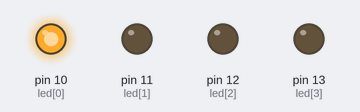
The sketch below on a simulated Arduino Uno, built with avr-gcc and run on an emulated ATmega328P. Parts: output pins drawn as LEDs (lit = HIGH). Random numbers use the default seed unless the sketch sets one.

Above: at 0.1 s.
At 14.1 s:
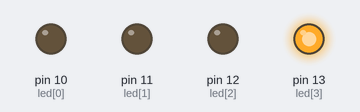
At 22.1 s:
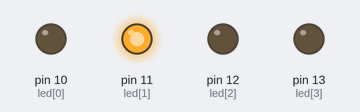
At 38.1 s:
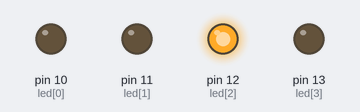
Timing chart, 0 to 39.6 s (numbered marks = the images above):
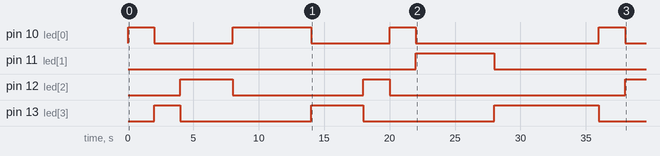

The sketch:

P11metodos.ino
```cpp
int led[4]= {10,11,12,13};
int led_prender;

void setup() {//configuracion
//ENTRADA INPUT
// SALIDA OUTPUT
for(int i = 0; i< 4; i++) {
  pinMode(led[i], OUTPUT);

}

//randomSeed(); // semilla de aleatorios
randomSeed(analogRead(A0)); // 0 y 1023
}
void loop() {
  // valor = prendido 1 HIGH , apagado 0 0 LOW
  for(int i = 0; i< 4; i++) {
 digitalWrite (led[i], 0);

}
  led_prender = random(4);//[0 - (n-1)]
   digitalWrite (led[led_prender],1);


delay(2000);
}
void cambiar_led(int j) {
  for(int i = 0; i< 4; i++) {
 digitalWrite (led[i], 0);

}
 digitalWrite (led[j], 1);
// 1 hacer piedra papel o tijera
// para el lunes
// 2 adivinar el numero de la computadora

}
```

Measured:
- by itself, pin 10 (led[0]): LOW → HIGH at 0.00 s, → LOW 2.0 s later, → HIGH 6.0 s later, → LOW 6.0 s later, … (8 changes in this stretch)
- by itself, pin 11 (led[1]): LOW → HIGH at 22.0 s, → LOW 6.0 s later
- by itself, pin 12 (led[2]): goes HIGH 4.0 s, LOW 10.0 s, HIGH 2.0 s, LOW 18.0 s, then HIGH
- by itself, pin 13 (led[3]): goes HIGH 2.0 s, LOW 10.0 s, HIGH 4.0 s, LOW 10.0 s, HIGH 8.0 s, then LOW
